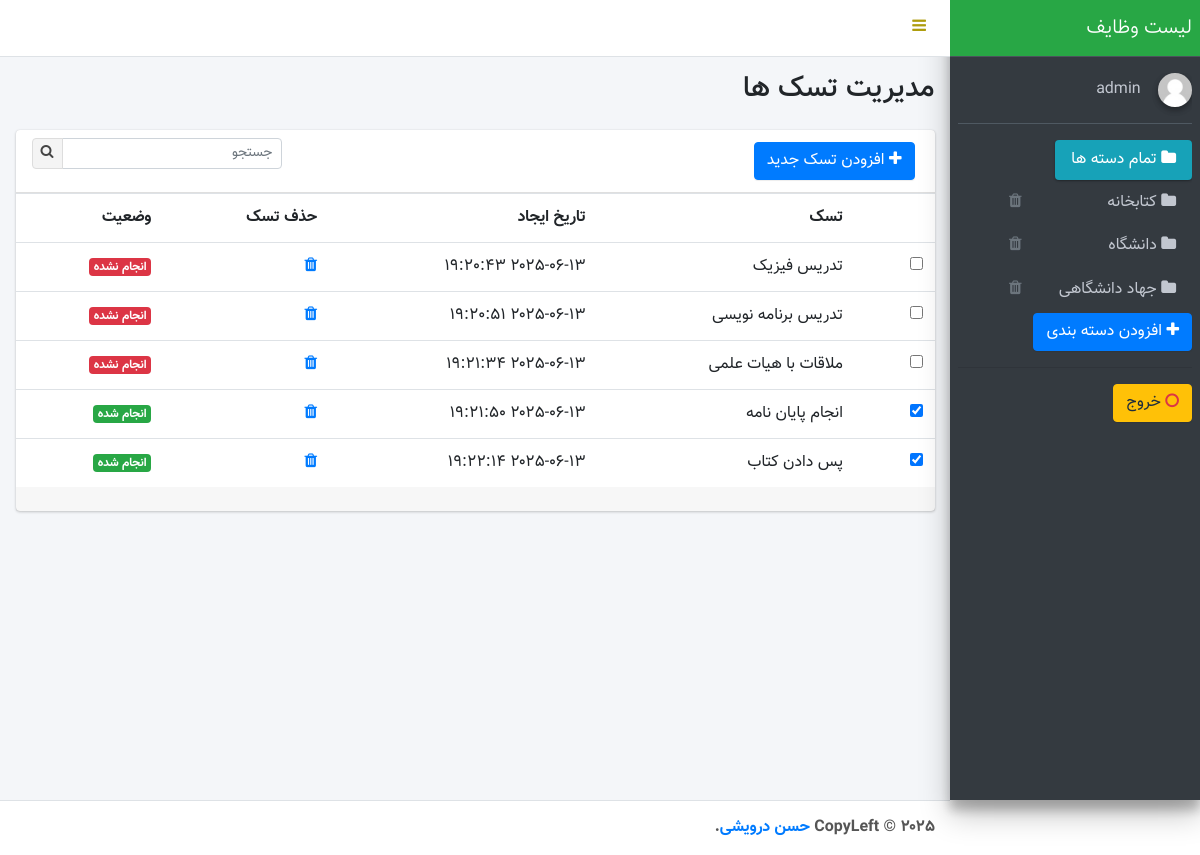
Screenshot of / (signed in) with the database file from the repository.
### tables this page shows
CREATE TABLE `folders` (
  `id` int(10) UNSIGNED NOT NULL,
  `name` varchar(128) NOT NULL,
  `user_id` int(10) UNSIGNED NOT NULL,
  `created_at` datetime NOT NULL DEFAULT current_timestamp()
);

CREATE TABLE `tasks` (
  `id` int(10) UNSIGNED NOT NULL,
  `title` varchar(512) NOT NULL,
  `user_id` int(10) UNSIGNED NOT NULL,
  `folder_id` int(10) UNSIGNED NOT NULL,
  `is_done` tinyint(1) NOT NULL DEFAULT 0,
  `created_at` datetime NOT NULL DEFAULT current_timestamp()
);

### index.php (called while the page is built, shortened)
<?php
$user = getLoggedInUser();
$folders = getFolders();
$tasks = getTasks();
include "views/tpl-index.php";

### libs/auth.php (called while the page is built, shortened)
<?php
function getCurrentUserId(){
	return getLoggedInUser()->id ?? 0;
}
function getLoggedInUser(){
		return $_SESSION['login'] ?? true ;
}

### libs/tasks.php (called while the page is built, shortened)
<?php
function getFolders(){
	global $pdo;
	$currentUserId = getCurrentUserId();
	$sql = "select * from folders where user_id = $currentUserId";
	$stmt = $pdo->prepare($sql);
	$stmt->execute();
	$records = $stmt->fetchAll(PDO::FETCH_OBJ);
	return $records;
}
function getTasks(){
	global $pdo;
	$currentUserId = getCurrentUserId();
	$folderCondition = '';
	$sql = "select * from tasks where user_id = $currentUserId $folderCondition";
	$stmt = $pdo->prepare($sql);
	$stmt->execute();
	$records = $stmt->fetchAll(PDO::FETCH_OBJ);
	return $records;
}
            ?>

### libs/helpers.php (called while the page is built, shortened)
<?php
function site_url($uri = ''){
	return BASE_URL . $uri;
}

### views/tpl-index.php (the view, shortened to what this page needs)
<!DOCTYPE html>
<html>
<head>
  <link rel="stylesheet" href="https://maxcdn.bootstrapcdn.com/font-awesome/4.4.0/css/font-awesome.min.css">
  <link rel="stylesheet" href="https://code.ionicframework.com/ionicons/2.0.1/css/ionicons.min.css">
  <link rel="stylesheet" href="assets/css/adminlte.min.css">
  <link rel="stylesheet" href="assets/css/bootstrap-rtl.min.css">
  <link rel="stylesheet" href="assets/css/custom-style.css">
</head>
<body class="hold-transition sidebar-mini">
<div class="wrapper">
  <nav class="main-header navbar navbar-expand bg-white navbar-light border-bottom">
    <ul class="navbar-nav">
      <li class="nav-item">
        <a class="nav-link" data-widget="pushmenu" href="#"><i class="fa fa-bars"></i></a>
      </li>
    </ul>
  </nav>
  <aside class="main-sidebar sidebar-dark-primary elevation-4">
    <a href="#" class="brand-link">
      <span class="brand-text font-weight-light">لیست وظایف</span>
    </a>
    <div class="sidebar">
      <div>
        <div class="user-panel mt-3 pb-3 mb-3 d-flex">
          <div class="image">
            <img src="assets/img/avatar.jpg" class="img-circle elevation-2" alt="User Image">
          </div>
          <div class="info">
            <a href="#" class="d-block"><?= $user->name ?? 'user'; ?></a>
          </div>
        </div>
        <nav class="mt-2">
          <ul class="nav nav-pills nav-sidebar flex-column " id="folder_list" data-widget="treeview" role="menu" data-accordion="false">
            <li class="nav-item">
              <a href="<?php echo BASE_URL ?>" style="float:right;" class="nav-link <?= isset($_GET['folder_id']) ? '' : 'active' ?> ">
                <i class="fa fa-folder" aria-hidden="true"></i>
                <p>تمام دسته ها</p>
              </a>
            </li>
			<?php foreach($folders as $folder): ?>
            <li class="nav-item">
              <a href="?folder_id=<?= $folder->id?>" style="float:right;" class="nav-link <?= (($_GET['folder_id'] ?? null) == $folder->id) ? 'active' : '' ?> ">
                <i class="fa fa-folder" aria-hidden="true"></i>
                <p><?= $folder->name; ?></p>
              </a>
			  <a href="?delete_folder=<?= $folder->id?>" onclick="return confirm('آیا از حذف آیتم مطمینید؟');">
			  	<span style="float:left;margin-left: 35px;cursor:pointer;"  class="nav-link">
				<i class="fa fa-trash" aria-hidden="true"></i>
				</span>
				</a>
            </li>
			<?php endforeach; ?>
          </ul>
			<button type="button" class="btn btn-primary" data-toggle="modal" data-target="#folderModal"><i class="nav-icon fa fa-plus"></i> افزودن دسته بندی </button>
			<hr>
			<a href="<?= site_url('?logout=1') ?>"><button type="button" class="btn btn-warning"><i class="nav-icon fa fa-circle-o text-danger"></i> خروج </button></a>
        </nav>
      </div>
    </div>
  </aside>
  <div class="content-wrapper">
    <section class="content-header">
      <div class="container-fluid">
        <div class="row mb-2">
          <div class="col-sm-6">
            <h1>مدیریت تسک ها</h1>
          </div>
        </div>
      </div>
    </section>
    <section class="content">
      <div class="container-fluid">
        <div class="row">
          <div class="col-12">
            <div class="card">
              <div class="card-header">
				<button type="button" class="btn btn-primary" data-toggle="modal" data-target="#taskModal"><i class="nav-icon fa fa-plus"></i> افزودن تسک جدید </button>
                <div class="card-tools">
                  <div class="input-group input-group-sm" style="width: 250px;">
					<input type="text" name="table_search" id="taskSearchInput" class="form-control float-right" placeholder="جستجو">
                    <div class="input-group-append">
                      <button type="submit" class="btn btn-default"><i class="fa fa-search"></i></button>
                    </div>
                  </div>
                </div>
              </div>
              <div class="card-body table-responsive p-0">
                <table class="table table-hover">
                  <tr>
                    <th></th>
                    <th>تسک</th>
                    <th>تاریخ ایجاد</th>
                    <th>حذف تسک</th>
                    <th>وضعیت</th>
                  </tr>
				  <?php if( sizeof($tasks)): ?>
				  <?php foreach($tasks as $task):?>
                  <tr>
					<td><input type="checkbox" style="cursor:pointer;" data-taskId = <?= $task->id ?> id="isDone" class="isDone" <?= $task->is_done ? 'checked' : '' ; ?>></td>
                    <td><?= $task->title; ?></td>
                    <td><span><?= $task->created_at; ?></span></td>
					<td>
					<a href="#" class="delete-task" data-task-id="<?= $task->id ?>">
					  <i class="fa fa-trash" aria-hidden="true"></i>
					</a>
					</td>
					<?php if($task->is_done): ?>
                    <td><span class="badge badge-success">انجام شده</span></td>
					<?php else: ?>
                    <td><span class="badge badge-danger">انجام نشده</span></td>
					<?php endif; ?>
                  </tr>
				  <?php endforeach; ?>
				  <?php else: ?>
				  <tr>
                    <td><span class="alert alert-warning">در حال حاضر تسکی برای این فولدر وجود ندارد...</span></td>
				  </tr>
				  <?php endif; ?>
                </table>
              </div>
				<div class="card-footer clearfix ">
            </div>
          </div>
        </div>
      </div>
    </section>
  </div>
  <footer class="main-footer">
    <strong>CopyLeft &copy; 2025 <a href="http://github.com/hesammousavi/">حسن درویشی</a>.</strong>
  </footer>
</div>
</body>
</html>

### assets/css/custom-style.css (style rules this page uses)
body { font-family: 'Vazir', sans-serif !important; }
ul { padding-inline-start: 0px; }
.sidebar { direction: ltr; }
.sidebar > div:first-child { direction: rtl; }
@media (min-width: 768px) { .content-wrapper, .main-footer, .main-header { transition: margin-right .3s ease-in-out; margin-right: 250px; margin-left : 0; z-index: 3000; } }
.main-sidebar { left: auto; right:0; }
.card-header>.card-tools { right:auto; left:1rem; }
.nav { padding-inline-start: 0px !important; }
.fa.fa-bars { color: #ae9d0e; }

### rows the page displays
folders: name "کتابخانه"
folders: name "دانشگاه"
folders: name "جهاد دانشگاهی"
tasks: title "تدریس فیزیک", created_at "۲۰۲۵-۰۶-۱۳ ۱۹:۲۰:۴۳", shows "انجام نشده"
tasks: title "تدریس برنامه نویسی", created_at "۲۰۲۵-۰۶-۱۳ ۱۹:۲۰:۵۱", shows "انجام نشده"
tasks: title "ملاقات با هیات علمی", created_at "۲۰۲۵-۰۶-۱۳ ۱۹:۲۱:۳۴", shows "انجام نشده"
tasks: is_done "☑", title "انجام پایان نامه", created_at "۲۰۲۵-۰۶-۱۳ ۱۹:۲۱:۵۰", shows "انجام شده"
tasks: is_done "☑", title "پس دادن کتاب", created_at "۲۰۲۵-۰۶-۱۳ ۱۹:۲۲:۱۴", shows "انجام شده"

### other values shown
$user->name "admin"
